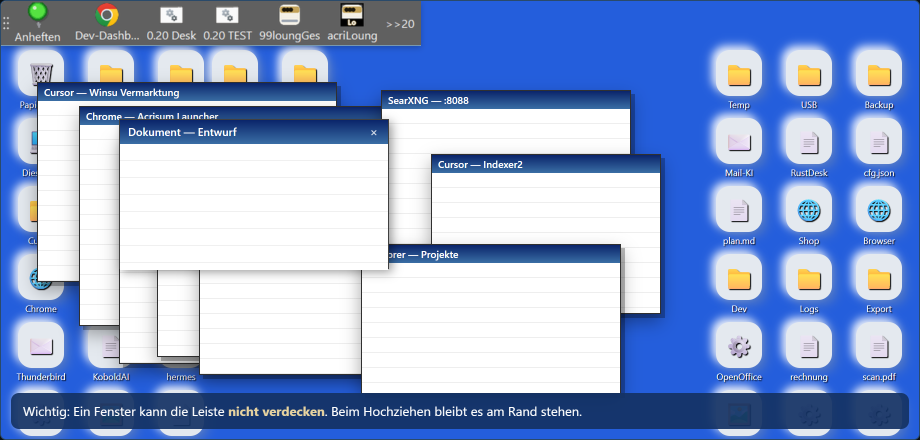
#> input picture bilder/_merchant_kandidaten/19-fenster-stoppt-am-rand.png, 1840 x 880 px (shown at 1/2 size)
$ python _build_v8.py
#> lines starting #> are read from the running program, lines starting #| are printed output that depends on the picture
#!/usr/bin/env python3
"""Aus Einblick-Kandidat → Merchant 1500² (Tip-Leiste unten abgeschnitten)."""
from pathlib import Path

from PIL import Image

SRC = Path(__file__).parent / "19-fenster-stoppt-am-rand.png"
OUT = Path(__file__).parent.parent / "acrisum-launcher-google.png"
SIZE = 1500
TIP_CROP = 72  # grüne/braune Demo-Erklärzeile unten — nicht ins Merchant-Bild


def main() -> None:
    im = Image.open(SRC).convert("RGBA")
    w, h = im.size
#> w = 1840; h = 880
    im = im.crop((0, 0, w, max(1, h - TIP_CROP)))
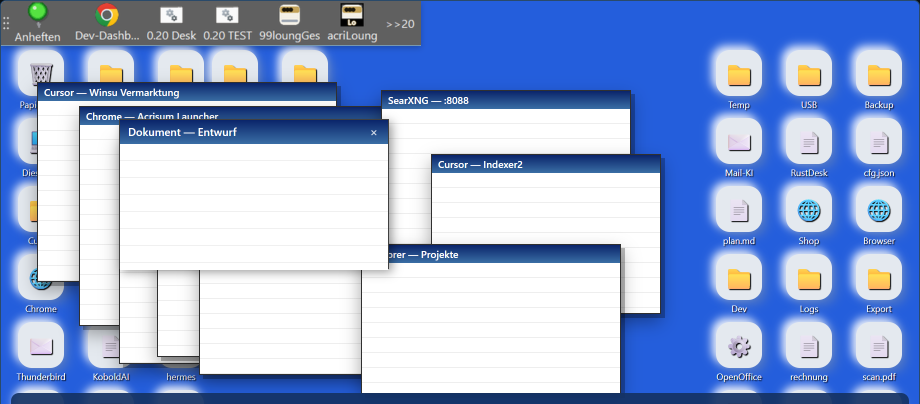
#> im: PIL image 1840x808 RGBA (shown at 1/2 size); mean R, G, B, A 149.6, 170.5, 212.9, 255
    w, h = im.size
#> h = 808
    scale = min(0.94 * SIZE / w, 0.94 * SIZE / h)
#> scale = 0.766
    nw, nh = int(w * scale), int(h * scale)
#> nw = 1410; nh = 619
    im = im.resize((nw, nh), Image.Resampling.LANCZOS)
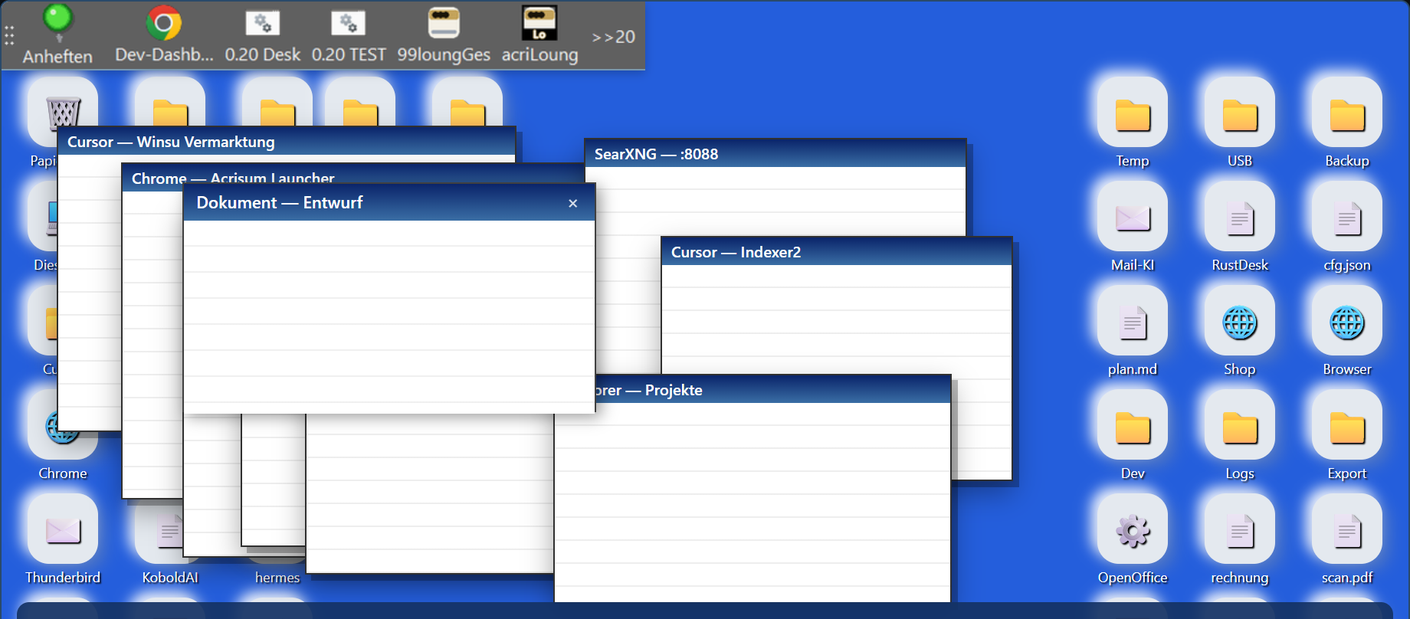
#> im: PIL image 1410x619 RGBA; mean R, G, B, A 149.5, 170.4, 212.8, 255
    canvas = Image.new("RGB", (SIZE, SIZE), (255, 255, 255))
#> canvas: PIL image 1500x1500 RGB; every value is 255
    canvas.paste(im, ((SIZE - nw) // 2, (SIZE - nh) // 2), im)
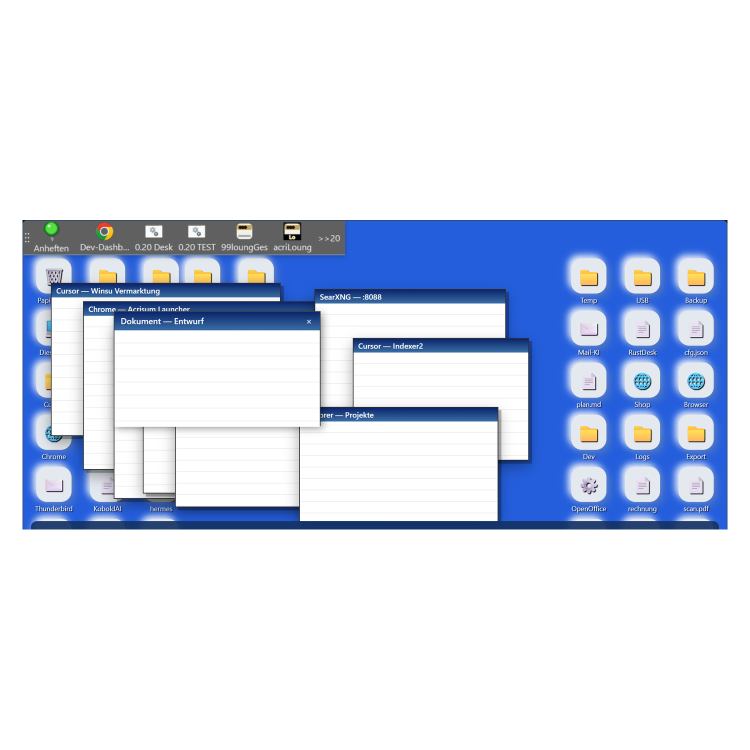
#> canvas: PIL image 1500x1500 RGB (shown at 1/2 size); mean R, G, B 214.1, 222.2, 238.6
    tmp = OUT.with_suffix(".v8.tmp.png")
    canvas.save(tmp, "PNG", optimize=True)
    tmp.replace(OUT)
    print("OK", OUT, SIZE, f"{OUT.stat().st_size // 1024} KB")


if __name__ == "__main__":
    main()

$ run again, with bilder/_merchant_kandidaten/02-win11-leiste-voll.png copied over bilder/_merchant_kandidaten/19-fenster-stoppt-am-rand.png
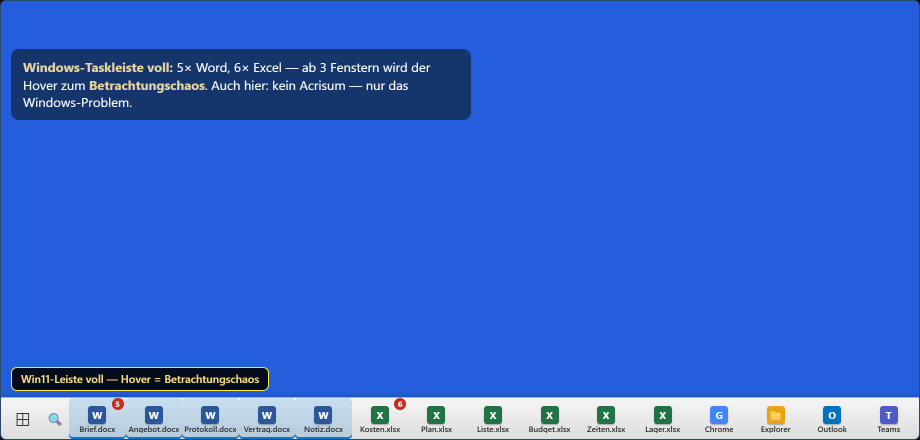
#> input picture bilder/_merchant_kandidaten/02-win11-leiste-voll.png, 1840 x 880 px (shown at 1/2 size)
#> in main, `im = im.resize((nw, nh), Image.Resampling.LANCZOS)`:
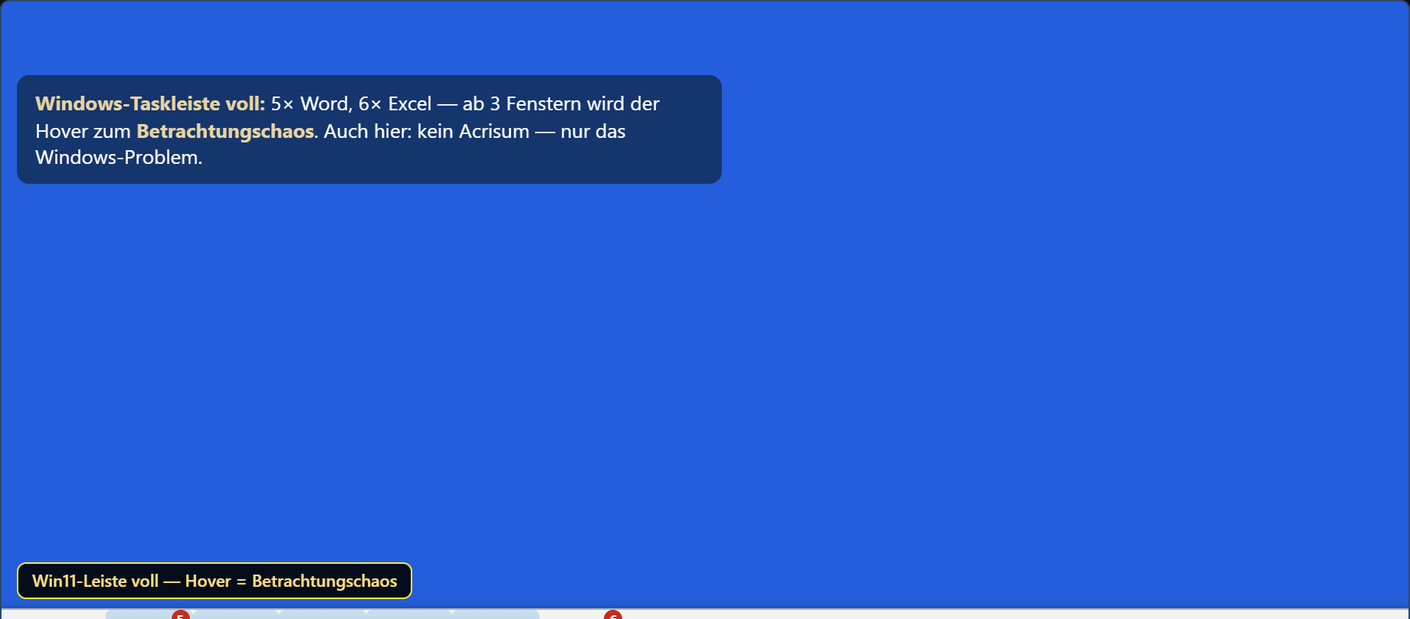
#> im: PIL image 1410x619 RGBA; mean R, G, B, A 39.8, 93.2, 207.5, 255
#> in main, `canvas.paste(im, ((SIZE - nw) // 2, (SIZE - nh) // 2), im)`:
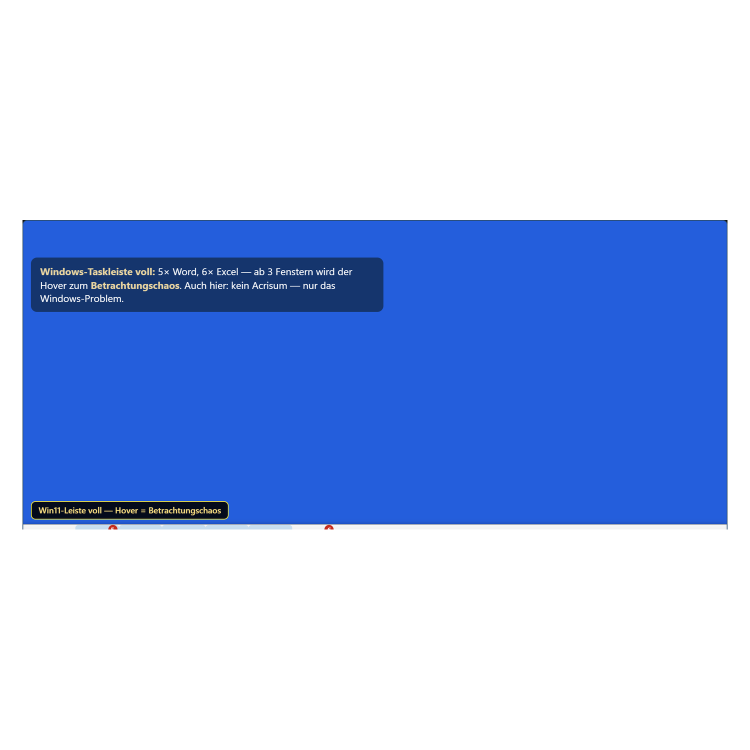
#> canvas: PIL image 1500x1500 RGB (shown at 1/2 size); mean R, G, B 171.5, 192.2, 236.6
